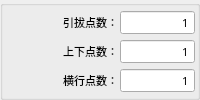
           <widget class="QGroupBox" name="groupBoxPoint">
            <property name="title">
             <string/>
            </property>
            <layout class="QGridLayout" name="gridLayout_6">
             <property name="margin">
              <number>2</number>
             </property>
             <property name="spacing">
              <number>2</number>
             </property>
             <item row="1" column="0">
              <widget class="QLabel" name="labelVerCnt">
               <property name="sizePolicy">
                <sizepolicy hsizetype="Expanding" vsizetype="Fixed">
                 <horstretch>0</horstretch>
                 <verstretch>0</verstretch>
                </sizepolicy>
               </property>
               <property name="minimumSize">
                <size>
                 <width>100</width>
                 <height>25</height>
                </size>
               </property>
               <property name="maximumSize">
                <size>
                 <width>16777215</width>
                 <height>25</height>
                </size>
               </property>
               <property name="font">
                <font>
                 <family>微软雅黑</family>
                 <pointsize>8</pointsize>
                 <weight>50</weight>
                 <bold>false</bold>
                </font>
               </property>
               <property name="text">
                <string notr="true">上下点数：</string>
               </property>
               <property name="alignment">
                <set>Qt::AlignRight|Qt::AlignTrailing|Qt::AlignVCenter</set>
               </property>
              </widget>
             </item>
             <item row="1" column="1">
              <widget class="xSpinBox" name="BoxVerCnt">
               <property name="sizePolicy">
                <sizepolicy hsizetype="Fixed" vsizetype="Fixed">
                 <horstretch>0</horstretch>
                 <verstretch>0</verstretch>
                </sizepolicy>
               </property>
               <property name="minimumSize">
                <size>
                 <width>75</width>
                 <height>25</height>
                </size>
               </property>
               <property name="maximumSize">
                <size>
                 <width>150</width>
                 <height>25</height>
                </size>
               </property>
               <property name="font">
                <font>
                 <family>微软雅黑</family>
                 <pointsize>8</pointsize>
                 <weight>50</weight>
                 <bold>false</bold>
                </font>
               </property>
               <property name="focusPolicy">
                <enum>Qt::ClickFocus</enum>
               </property>
               <property name="alignment">
                <set>Qt::AlignRight|Qt::AlignTrailing|Qt::AlignVCenter</set>
               </property>
               <property name="buttonSymbols">
                <enum>QAbstractSpinBox::NoButtons</enum>
               </property>
               <property name="specialValueText">
                <string notr="true"/>
               </property>
               <property name="keyboardTracking">
                <bool>false</bool>
               </property>
               <property name="suffix">
                <string notr="true"/>
               </property>
               <property name="prefix">
                <string notr="true"/>
               </property>
               <property name="minimum">
                <number>1</number>
               </property>
               <property name="maximum">
                <number>60000</number>
               </property>
               <property name="value">
                <number>1</number>
               </property>
               <property name="HasBtn" stdset="0">
                <bool>true</bool>
               </property>
              </widget>
             </item>
             <item row="2" column="0">
              <widget class="QLabel" name="labelTrvCnt">
               <property name="sizePolicy">
                <sizepolicy hsizetype="Expanding" vsizetype="Fixed">
                 <horstretch>0</horstretch>
                 <verstretch>0</verstretch>
                </sizepolicy>
               </property>
               <property name="minimumSize">
                <size>
                 <width>100</width>
                 <height>25</height>
                </size>
               </property>
               <property name="maximumSize">
                <size>
                 <width>16777215</width>
                 <height>25</height>
                </size>
               </property>
               <property name="font">
                <font>
                 <family>微软雅黑</family>
                 <pointsize>8</pointsize>
                 <weight>50</weight>
                 <bold>false</bold>
                </font>
               </property>
               <property name="text">
                <string notr="true">横行点数：</string>
               </property>
               <property name="alignment">
                <set>Qt::AlignRight|Qt::AlignTrailing|Qt::AlignVCenter</set>
               </property>
              </widget>
             </item>
             <item row="2" column="1">
              <widget class="xSpinBox" name="BoxTrvCnt">
               <property name="sizePolicy">
                <sizepolicy hsizetype="Fixed" vsizetype="Fixed">
                 <horstretch>0</horstretch>
                 <verstretch>0</verstretch>
                </sizepolicy>
               </property>
               <property name="minimumSize">
                <size>
                 <width>75</width>
                 <height>25</height>
                </size>
               </property>
               <property name="maximumSize">
                <size>
                 <width>150</width>
                 <height>25</height>
                </size>
               </property>
               <property name="font">
                <font>
                 <family>微软雅黑</family>
                 <pointsize>8</pointsize>
                 <weight>50</weight>
                 <bold>false</bold>
                </font>
               </property>
               <property name="focusPolicy">
                <enum>Qt::ClickFocus</enum>
               </property>
               <property name="alignment">
                <set>Qt::AlignRight|Qt::AlignTrailing|Qt::AlignVCenter</set>
               </property>
               <property name="buttonSymbols">
                <enum>QAbstractSpinBox::NoButtons</enum>
               </property>
               <property name="specialValueText">
                <string notr="true"/>
               </property>
               <property name="keyboardTracking">
                <bool>false</bool>
               </property>
               <property name="suffix">
                <string notr="true"/>
               </property>
               <property name="prefix">
                <string notr="true"/>
               </property>
               <property name="minimum">
                <number>1</number>
               </property>
               <property name="maximum">
                <number>60000</number>
               </property>
               <property name="value">
                <number>1</number>
               </property>
               <property name="HasBtn" stdset="0">
                <bool>true</bool>
               </property>
              </widget>
             </item>
             <item row="0" column="0">
              <widget class="QLabel" name="labelHorCnt">
               <property name="sizePolicy">
                <sizepolicy hsizetype="Expanding" vsizetype="Fixed">
                 <horstretch>0</horstretch>
                 <verstretch>0</verstretch>
                </sizepolicy>
               </property>
               <property name="minimumSize">
                <size>
                 <width>100</width>
                 <height>25</height>
                </size>
               </property>
               <property name="maximumSize">
                <size>
                 <width>16777215</width>
                 <height>25</height>
                </size>
               </property>
               <property name="font">
                <font>
                 <family>微软雅黑</family>
                 <pointsize>8</pointsize>
                 <weight>50</weight>
                 <bold>false</bold>
                </font>
               </property>
               <property name="text">
                <string notr="true">引拔点数：</string>
               </property>
               <property name="alignment">
                <set>Qt::AlignRight|Qt::AlignTrailing|Qt::AlignVCenter</set>
               </property>
              </widget>
             </item>
             <item row="0" column="1">
              <widget class="xSpinBox" name="BoxHorCnt">
               <property name="enabled">
                <bool>true</bool>
               </property>
               <property name="sizePolicy">
                <sizepolicy hsizetype="Fixed" vsizetype="Fixed">
                 <horstretch>0</horstretch>
                 <verstretch>0</verstretch>
                </sizepolicy>
               </property>
               <property name="minimumSize">
                <size>
                 <width>75</width>
                 <height>25</height>
                </size>
               </property>
               <property name="maximumSize">
                <size>
                 <width>150</width>
                 <height>25</height>
                </size>
               </property>
               <property name="font">
                <font>
                 <family>微软雅黑</family>
                 <pointsize>8</pointsize>
                 <weight>50</weight>
                 <bold>false</bold>
                </font>
               </property>
               <property name="focusPolicy">
                <enum>Qt::ClickFocus</enum>
               </property>
               <property name="alignment">
                <set>Qt::AlignRight|Qt::AlignTrailing|Qt::AlignVCenter</set>
               </property>
               <property name="buttonSymbols">
                <enum>QAbstractSpinBox::NoButtons</enum>
               </property>
               <property name="specialValueText">
                <string notr="true"/>
               </property>
               <property name="keyboardTracking">
                <bool>false</bool>
               </property>
               <property name="suffix">
                <string notr="true"/>
               </property>
               <property name="prefix">
                <string notr="true"/>
               </property>
               <property name="minimum">
                <number>1</number>
               </property>
               <property name="maximum">
                <number>60000</number>
               </property>
               <property name="value">
                <number>1</number>
               </property>
               <property name="HasBtn" stdset="0">
                <bool>true</bool>
               </property>
              </widget>
             </item>
            </layout>
           </widget>
